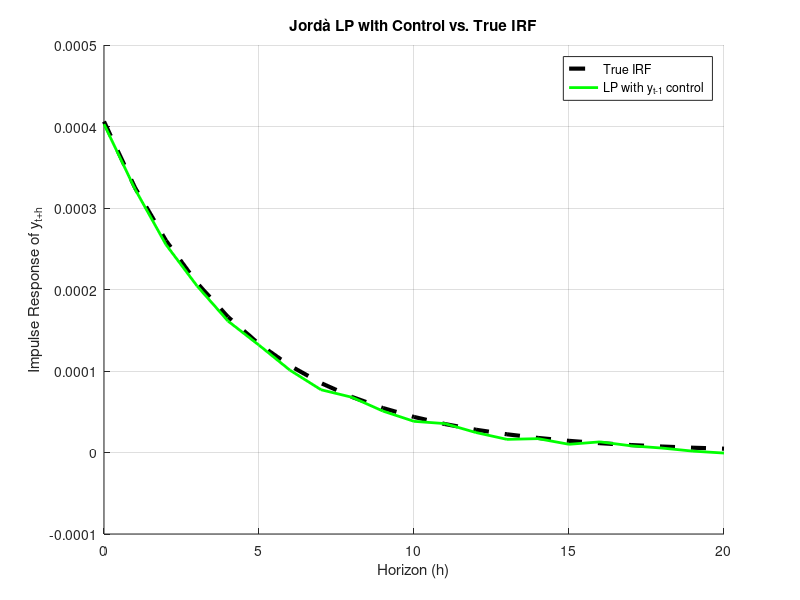

Write MATLAB code to recreate this figure.
clear all 

% Parameters from previous solutions
a = 0; %0.701502; % 1.43991; 
b = 0.49232; %0.262662; % -1.70648; 
c = 0.6154; %0.885;
d = 0.115;  % Not used here since eta_t = 0
rho = 0.8;
T = 600; % I will burn the first 100
N_sim = 500;

rng(456,'twister');
% rng(123456,'twister');

% Standard deviations (set so that Var(ΔM) = Var(η))
sigma_eta = 0.007;
sigma_eps = 0.00066;

H = 20;  % horizon

% shock to be simulated in Jorda's beta_h's
shock_eps = 0.00066;

% Storage for LP with control (y_{t-1})
IRF_LP_control = zeros(H+1, N_sim);

for s = 1:N_sim
    % Simulate from true model
    eta = sigma_eta * randn(T + H + 1, 1);
    % eta = zeros(T+H+1,1);
    eps = sigma_eps * randn(T + H + 1, 1);
    deltaM = zeros(T + H + 1, 1);
    y = zeros(T + H + 1, 1);

    for t = 2:T + H + 1
        deltaM(t) = rho * deltaM(t-1) + eps(t);
        y(t) = a * y(t-1) + b * deltaM(t-1) + c * eps(t) + d * eta(t);
    end

    % LP estimation at each horizon h
    for h = 0:(H+1)
        Y_h = y((1+h):(T+h));                % y_{t+h}
        eps_t = eps(2:T+1);                    % ε_t
        y_lag = y(1:T);                      % y_{t-1}
        X = [ones(T,1), eps_t, y_lag];       % Add constant + controls
        b_lp = pinv(X)*Y_h;
        IRF_LP_control(h+1, s) = b_lp(2)*shock_eps;    % β_h on ε_t
    end
end

% Median IRF
median_LP_control = median(IRF_LP_control, 2);

% --- Compute true impulse response ---
horizon = 21; 
true_irf = zeros(horizon,1);
deltaM = zeros(horizon,1);
eps_irf = zeros(horizon,1); eps_irf(1) = shock_eps; % for Jorda shock

for t = 1:horizon
    if t == 1
        deltaM(t) = eps_irf(t);
        true_irf(t) = c * eps_irf(t);
    else
        deltaM(t) = rho * deltaM(t-1) + eps_irf(t);
        true_irf(t) = a * true_irf(t-1) + b * deltaM(t-1) + c * eps_irf(t);
    end
end


% Plot comparison with true IRF
figure; hold on;
plot(0:H, true_irf(1:H+1), 'k--', 'LineWidth', 3);
plot(0:H, median_LP_control(2:end), 'g-', 'LineWidth', 2);
legend('True IRF', 'LP with y_{t-1} control', 'Location', 'NorthEast');
xlabel('Horizon (h)');
ylabel('Impulse Response of y_{t+h}');
title('Jordà LP with Control vs. True IRF');
grid on;

% Save figure
saveas(gcf, 'out/5_IRF_Jorda_control_y.png');
